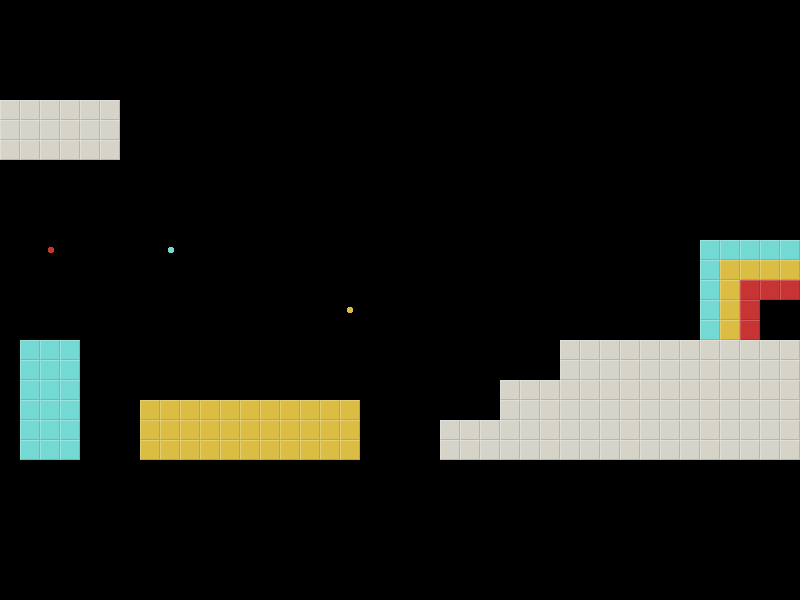

The image is a tile-based game level rendered from a .tmx file. Its description and source (layers, tilesets, objects; grid data summarised) follow:
An orthogonal 40x30 tile map with 20x20 px tiles, 2 tile layers (background, colors), 2 tilesets.

<map version="1.0" orientation="orthogonal" width="40" height="30" tilewidth="20" tileheight="20">
 <tileset firstgid="1" name="background" tilewidth="20" tileheight="20">
  <image source="tiles/tileset20.png" width="40" height="60" />
  <terraintypes>
   <terrain name="New Terrain" tile="-1" />
  </terraintypes>
  <tile id="0">
   <properties>
    <property name="blocked" value="true" />
    <property name="type" value="terrain" />
   </properties>
  </tile>
  <tile id="1">
   <properties>
    <property name="type" value="terrain" />
   </properties>
  </tile>
  <tile id="2" terrain="0,0,0,0">
   <properties>
    <property name="type" value="exit" />
   </properties>
  </tile>
  <tile id="3" terrain="0,0,0,0">
   <properties>
    <property name="type" value="exit" />
   </properties>
  </tile>
  <tile id="4" terrain="0,0,0,0">
   <properties>
    <property name="type" value="exit" />
   </properties>
  </tile>
  <tile id="5" terrain="0,0,0,0">
   <properties>
    <property name="type" value="exit" />
   </properties>
  </tile>
 </tileset>
 <tileset firstgid="7" source="colors.tsx" />
 <layer name="background" width="40" height="30" opacity="0.9">
  <data>[1200 cells, 1200 non-empty, 2 distinct tile ids]</data>
 </layer>
 <layer name="colors" width="40" height="30">
  <data>[1200 cells, 76 non-empty, 7 distinct tile ids]</data>
 </layer>
</map>
